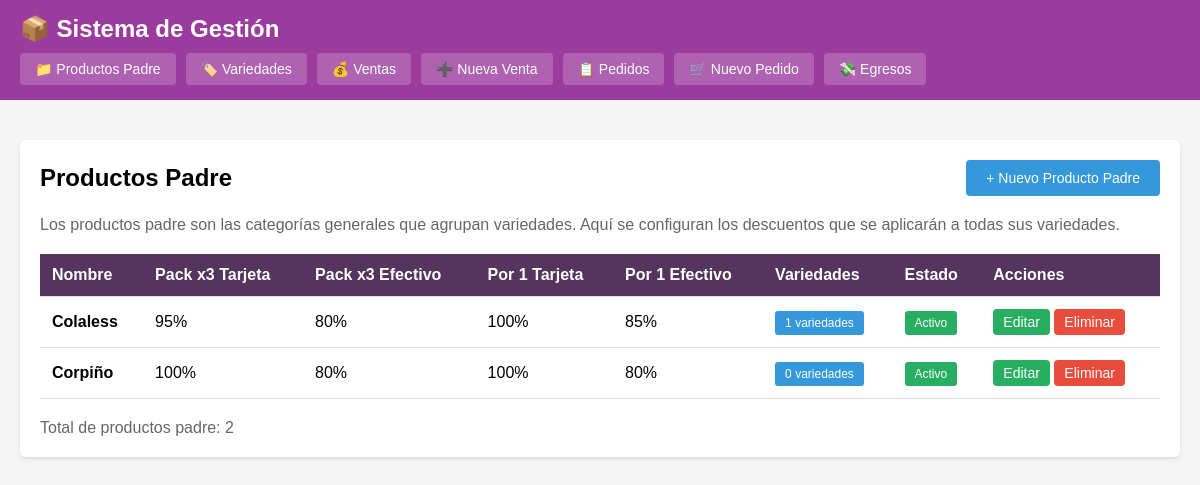
The app's page /index.php?c=productoPadre&a=index with its own data.
### tables this page shows
CREATE TABLE productos_padre (
            id INTEGER PRIMARY KEY AUTOINCREMENT,
            nombre VARCHAR(200) NOT NULL,
            porcentaje_pack3_tarjeta DECIMAL(5,2) DEFAULT 100,
            porcentaje_pack3_efectivo DECIMAL(5,2) DEFAULT 80,
            porcentaje_unidad_tarjeta DECIMAL(5,2) DEFAULT 100,
            porcentaje_unidad_efectivo DECIMAL(5,2) DEFAULT 80,
            activo INTEGER DEFAULT 1,
            fecha_creacion DATETIME DEFAULT CURRENT_TIMESTAMP
        );

### controllers/ProductoPadreController.php (called while the page is built, shortened)
<?php
class ProductoPadreController {
    private $productoPadreModel;
    public function __construct() {
        $this->productoPadreModel = new ProductoPadre();
    }
    public function index() {
        $productos = $this->productoPadreModel->getAll(true);
        $this->render('productos_padre/index', [
            'productos' => $productos
        ]);
    }
    private function render($view, $data = []) {
        extract($data);
        require BASE_PATH . '/views/' . $view . '.php';
        require BASE_PATH . '/views/layout.php';
    }
}
?>

### config/database.php (called while the page is built, shortened)
<?php
class Database {
    private static $instance = null;
    private $conn;
    private function __construct() {
        try {
            $this->conn = new PDO('sqlite:' . DB_PATH);
            $this->conn->setAttribute(PDO::ATTR_ERRMODE, PDO::ERRMODE_EXCEPTION);
            $this->conn->setAttribute(PDO::ATTR_DEFAULT_FETCH_MODE, PDO::FETCH_ASSOC);
        } catch(PDOException $e) {
            die("Error de conexión: " . $e->getMessage());
        }
    }
    public static function getInstance() {
        if (self::$instance === null) {
            self::$instance = new self();
        }
        return self::$instance;
    }
    public function getConnection() {
        return $this->conn;
    }
}
?>

### models/ProductoPadre.php (called while the page is built, shortened)
<?php
class ProductoPadre {
    private $db;
    public function __construct() {
        $this->db = Database::getInstance()->getConnection();
    }
    public function getAll($soloActivos = true) {
        $sql = "SELECT * FROM productos_padre";
        if ($soloActivos) $sql .= " WHERE activo = 1";
        $sql .= " ORDER BY nombre";
        $stmt = $this->db->query($sql);
        return $stmt->fetchAll();
    }
    public function cantidadVariedades($id) {
        $stmt = $this->db->prepare("SELECT COUNT(*) FROM variedades WHERE producto_padre_id = ? AND activo = 1");
        $stmt->execute([$id]);
        return $stmt->fetchColumn();
    }
}
?>

### views/productos_padre/index.php (the view)
<div style="display: flex; justify-content: space-between; align-items: center; margin-bottom: 20px;">
    <h2>Productos Padre</h2>
    <a href="index.php?c=productoPadre&a=crear" class="btn btn-primary">+ Nuevo Producto Padre</a>
</div>
<p style="color: #666; margin-bottom: 20px;">
    Los productos padre son las categorías generales que agrupan variedades. Aquí se configuran los descuentos que se aplicarán a todas sus variedades.
</p>
<?php if (empty($productos)): ?>
    <p>No hay productos padre registrados.</p>
<?php else: ?>
    <table>
        <thead>
            <tr>
                <th>Nombre</th>
                <th>Pack x3 Tarjeta</th>
                <th>Pack x3 Efectivo</th>
                <th>Por 1 Tarjeta</th>
                <th>Por 1 Efectivo</th>
                <th>Variedades</th>
                <th>Estado</th>
                <th>Acciones</th>
            </tr>
        </thead>
        <tbody>
            <?php
            $productoPadreModel = new ProductoPadre();
            foreach ($productos as $prod):
                $cantidad_variedades = $productoPadreModel->cantidadVariedades($prod['id']);
            ?>
                <tr>
                    <td><strong><?= htmlspecialchars($prod['nombre']) ?></strong></td>
                    <td><?= $prod['porcentaje_pack3_tarjeta'] ?>%</td>
                    <td><?= $prod['porcentaje_pack3_efectivo'] ?>%</td>
                    <td><?= $prod['porcentaje_unidad_tarjeta'] ?>%</td>
                    <td><?= $prod['porcentaje_unidad_efectivo'] ?>%</td>
                    <td>
                        <span class="badge" style="background: #3498db;"><?= $cantidad_variedades ?> variedades</span>
                    </td>
                    <td>
                        <span class="badge badge-activo">Activo</span>
                    </td>
                    <td>
                        <a href="index.php?c=productoPadre&a=editar&id=<?= $prod['id'] ?>" class="btn btn-success" style="padding: 5px 10px;">Editar</a>
                        <a href="index.php?c=productoPadre&a=eliminar&id=<?= $prod['id'] ?>"
                           class="btn btn-danger"
                           style="padding: 5px 10px;"
                           onclick="return confirm('¿Eliminar este producto padre?')">Eliminar</a>
                    </td>
                </tr>
            <?php endforeach; ?>
        </tbody>
    </table>
    <div style="margin-top: 20px; color: #666;">
        Total de productos padre: <?= count($productos) ?>
    </div>
<?php endif; ?>

### views/layout.php (style rules this page uses)
* { margin: 0; padding: 0; box-sizing: border-box; }
body { font-family: Arial, sans-serif; background: #f5f5f5; }
.btn { display: inline-block; padding: 10px 20px; text-decoration: none; border-radius: 4px; cursor: pointer; border: none; font-size: 14px; }
.btn-primary { background: #3498db; color: white; }
.btn-success { background: #27ae60; color: white; }
.btn-danger { background: #e74c3c; color: white; }
table { width: 100%; border-collapse: collapse; margin-top: 20px; }
table th, table td { padding: 12px; text-align: left; border-bottom: 1px solid #ddd; }
table th { background: #55345e; color: white; }
.badge { padding: 5px 10px; border-radius: 3px; font-size: 12px; color: white; }
.badge-activo { background: #27ae60; }

### records on screen
productos_padre: nombre "Colaless", porcentaje_pack3_tarjeta "95", porcentaje_pack3_efectivo "80", porcentaje_unidad_tarjeta "100", porcentaje_unidad_efectivo "85", cantidad_variedades "1"
productos_padre: nombre "Corpiño", porcentaje_pack3_tarjeta "100", porcentaje_pack3_efectivo "80", porcentaje_unidad_tarjeta "100", porcentaje_unidad_efectivo "80", cantidad_variedades "0"

### other values on screen
count($productos) "2"
